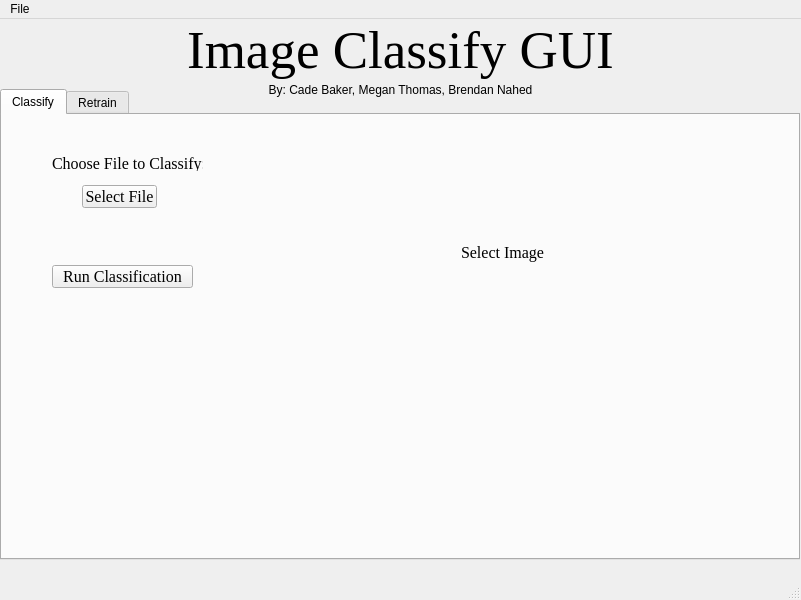
<?xml version="1.0" encoding="UTF-8"?>
<ui version="4.0">
 <class>MainWindow</class>
 <widget class="QMainWindow" name="MainWindow">
  <property name="geometry">
   <rect>
    <x>0</x>
    <y>0</y>
    <width>801</width>
    <height>600</height>
   </rect>
  </property>
  <property name="windowTitle">
   <string>MainWindow</string>
  </property>
  <widget class="QWidget" name="centralwidget">
   <widget class="QLabel" name="mainHeader">
    <property name="geometry">
     <rect>
      <x>0</x>
      <y>0</y>
      <width>801</width>
      <height>61</height>
     </rect>
    </property>
    <property name="font">
     <font>
      <family>Times New Roman</family>
      <pointsize>40</pointsize>
     </font>
    </property>
    <property name="text">
     <string>Image Classify GUI</string>
    </property>
    <property name="alignment">
     <set>Qt::AlignCenter</set>
    </property>
   </widget>
   <widget class="QTabWidget" name="tabWidget">
    <property name="geometry">
     <rect>
      <x>0</x>
      <y>70</y>
      <width>800</width>
      <height>471</height>
     </rect>
    </property>
    <property name="currentIndex">
     <number>0</number>
    </property>
    <widget class="QWidget" name="tab">
     <property name="font">
      <font>
       <family>Times New Roman</family>
       <pointsize>12</pointsize>
       <weight>50</weight>
       <bold>false</bold>
      </font>
     </property>
     <attribute name="title">
      <string>Classify</string>
     </attribute>
     <widget class="QLabel" name="classifyLabel">
      <property name="geometry">
       <rect>
        <x>50</x>
        <y>40</y>
        <width>151</width>
        <height>16</height>
       </rect>
      </property>
      <property name="text">
       <string>Choose File to Classify:</string>
      </property>
     </widget>
     <widget class="QPushButton" name="chooseFile">
      <property name="geometry">
       <rect>
        <x>80</x>
        <y>70</y>
        <width>75</width>
        <height>23</height>
       </rect>
      </property>
      <property name="text">
       <string>Select File</string>
      </property>
     </widget>
     <widget class="QLabel" name="imageLabel">
      <property name="geometry">
       <rect>
        <x>270</x>
        <y>22</y>
        <width>461</width>
        <height>231</height>
       </rect>
      </property>
      <property name="layoutDirection">
       <enum>Qt::LeftToRight</enum>
      </property>
      <property name="text">
       <string>Select Image</string>
      </property>
      <property name="scaledContents">
       <bool>false</bool>
      </property>
      <property name="alignment">
       <set>Qt::AlignCenter</set>
      </property>
     </widget>
     <widget class="QPushButton" name="classifyButton">
      <property name="geometry">
       <rect>
        <x>50</x>
        <y>150</y>
        <width>141</width>
        <height>23</height>
       </rect>
      </property>
      <property name="text">
       <string>Run Classification</string>
      </property>
     </widget>
     <widget class="QLabel" name="resultsDataLabel">
      <property name="geometry">
       <rect>
        <x>40</x>
        <y>315</y>
        <width>701</width>
        <height>81</height>
       </rect>
      </property>
      <property name="text">
       <string/>
      </property>
     </widget>
    </widget>
    <widget class="QWidget" name="tab_2">
     <property name="font">
      <font>
       <family>Times New Roman</family>
       <pointsize>12</pointsize>
       <strikeout>false</strikeout>
      </font>
     </property>
     <attribute name="title">
      <string>Retrain</string>
     </attribute>
    </widget>
   </widget>
   <widget class="QLabel" name="namesHeader">
    <property name="geometry">
     <rect>
      <x>200</x>
      <y>60</y>
      <width>401</width>
      <height>21</height>
     </rect>
    </property>
    <property name="text">
     <string>By: Cade Baker, Megan Thomas, Brendan Nahed</string>
    </property>
    <property name="alignment">
     <set>Qt::AlignCenter</set>
    </property>
   </widget>
  </widget>
  <widget class="QMenuBar" name="menubar">
   <property name="geometry">
    <rect>
     <x>0</x>
     <y>0</y>
     <width>801</width>
     <height>21</height>
    </rect>
   </property>
   <widget class="QMenu" name="menuFile">
    <property name="title">
     <string>File</string>
    </property>
    <addaction name="actionExit"/>
   </widget>
   <addaction name="menuFile"/>
  </widget>
  <widget class="QStatusBar" name="statusbar"/>
  <action name="actionExit">
   <property name="text">
    <string>Exit</string>
   </property>
  </action>
 </widget>
 <resources/>
 <connections/>
</ui>
